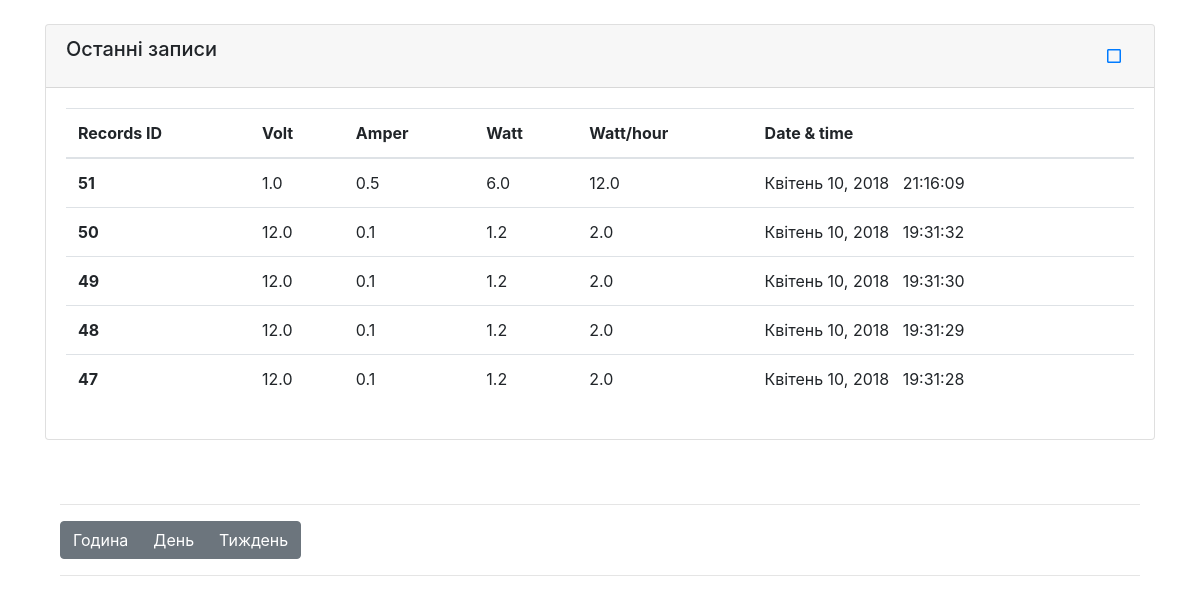
Before: / with the older database file.
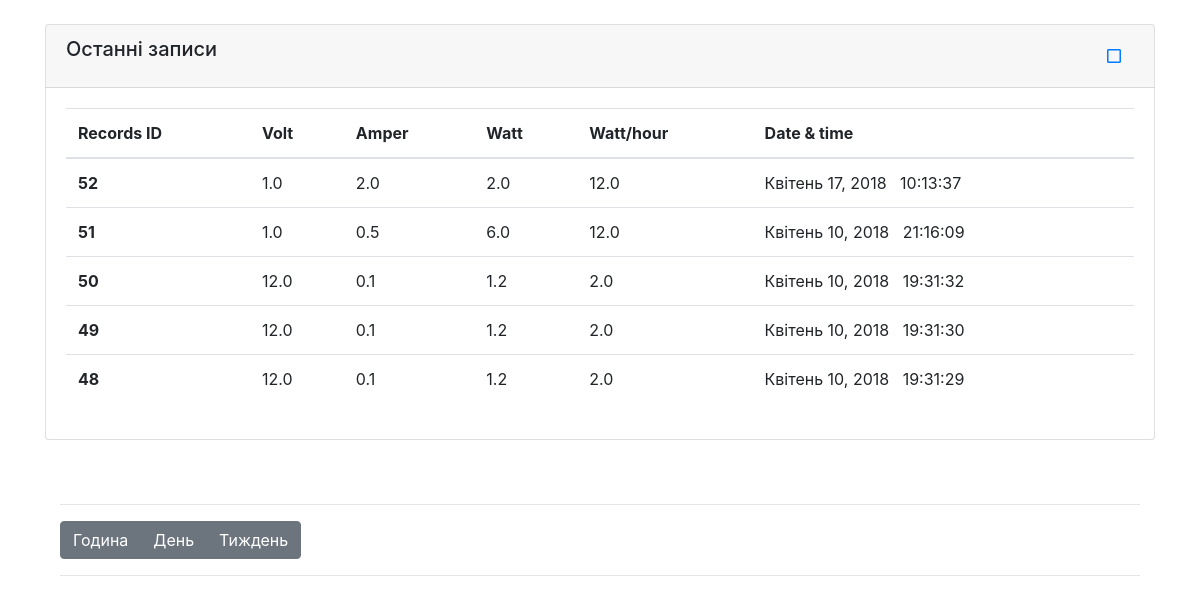
After: the same page with the newer database file.
### mon/models.py (models this page shows, shortened)
class Record(models.Model):
    volt = models.FloatField(default=0, null=True, blank=True)
    amper = models.FloatField(default=0, null=True, blank=True)
    watt = models.FloatField(default=0, null=True, blank=True)
    watt_hour = models.FloatField(default=0, null=True, blank=True)
    dt = models.DateTimeField(default=timezone.now)
    comment = models.TextField(max_length=300, null=True, blank=True)

### mon/views.py (the view)
# urls.py: path('', home, name='home'),
def home(request):
    records = Record.objects.all().order_by('-dt')[:5]
    if request.GET:
        pass
    else:
        eh = timezone.now()
        sh = eh.replace(hour=eh.hour - 1)
        for_charts = Record.objects.all().order_by('dt').filter(dt__range=(sh, eh))
    return render(request, 'mon/index.html', locals())

### mon/templates/mon/index.html (shortened to what this page needs)
{% load staticfiles %}
{% load l10n %}
<!DOCTYPE html>
<html lang="en">
<head>
    <link rel="stylesheet" href="{% static 'css_bs/bootstrap.css' %}">
    <link rel="stylesheet" href="{% static 'css_bs/custom.css' %}">
</head>
<body>
    <div class="container">
        <div class="row">
            <div class="col-md-12">
                <br>
                <div id="accordion">
                    <div class="card">
                        <div class="card-header" id="headingOne">
                            <h5 class="mb-0">
                                Останні записи
                                <button class="btn btn-link" style="float: right;" data-toggle="collapse" data-target="#collapseOne" aria-expanded="true" aria-controls="collapseOne">
                                    <i class="far fa-square"></i>
                                </button>
                            </h5>
                        </div>
                        <div id="collapseOne" class="collapse show" aria-labelledby="headingOne" data-parent="#accordion">
                            <div class="card-body">
                                <table class="table table-hover">
                                    <thead>
                                        <tr>
                                            <th scope="col">Records ID</th>
                                            <th scope="col">Volt</th>
                                            <th scope="col">Amper</th>
                                            <th scope="col">Watt</th>
                                            <th scope="col">Watt/hour</th>
                                            <th scope="col">Date & time</th>
                                        </tr>
                                    </thead>
                                    <tbody>
                                        {% for record in records %}
                                            <tr>
                                                <th scope="row">{{ record.id }}</th>
                                                <td>{{ record.volt }}</td>
                                                <td>{{ record.amper }}</td>
                                                <td>{{ record.watt }}</td>
                                                <td>{{ record.watt_hour }}</td>
                                                <td>{{ record.dt|date }} &nbsp; {{ record.dt|time:'H:i:s' }}</td>
                                            </tr>
                                        {% endfor %}
                                    </tbody>
                                </table>
                            </div>
                        </div>
                    </div>
                </div>
            </div>
        </div>
            <div class="col-md-12">
                <br><br>
                <hr>
                <div class="btn-group" role="group" aria-label="Basic example">
                    <button type="button" class="btn btn-secondary">Година</button>
                    <button type="button" class="btn btn-secondary">День</button>
                    <button type="button" class="btn btn-secondary">Тиждень</button>
                </div>
                <hr>
            </div>
    </div>
</body>
</html>

Changed rows visible on the page:
no longer on this page (row unchanged): Record: id "47", volt "12.0", amper "0.1", watt "1.2", watt_hour "2.0", dt "Квітень 10, 2018", dt "19:31:28"
added Record: id "52", volt "1.0", amper "2.0", watt "2.0", watt_hour "12.0", dt "Квітень 17, 2018", dt "10:13:37"
